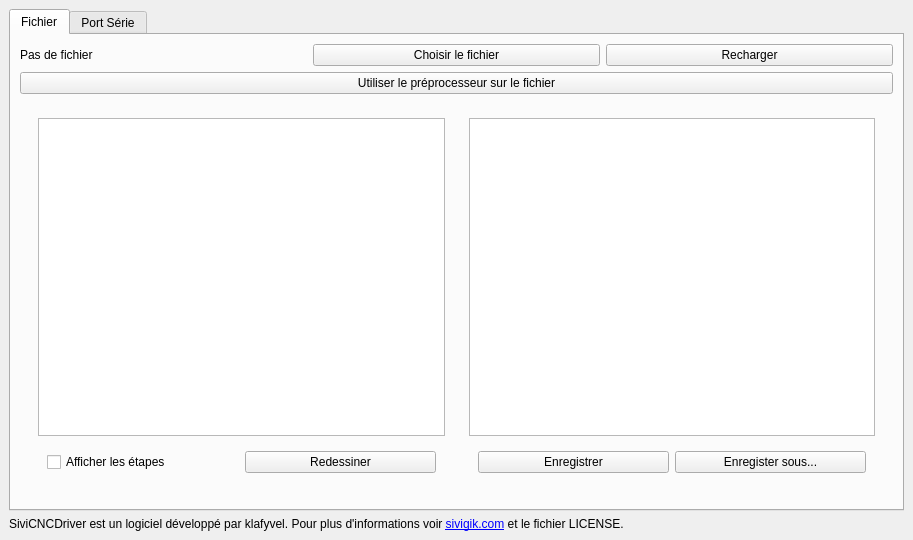
<?xml version="1.0" encoding="UTF-8"?>
<ui version="4.0">
 <class>MainWindow</class>
 <widget class="QMainWindow" name="MainWindow">
  <property name="geometry">
   <rect>
    <x>0</x>
    <y>0</y>
    <width>913</width>
    <height>540</height>
   </rect>
  </property>
  <property name="windowTitle">
   <string>SiviCNCDriver</string>
  </property>
  <property name="windowIcon">
   <iconset>
    <normaloff>rc/siviIcon.png</normaloff>rc/siviIcon.png</iconset>
  </property>
  <property name="tabShape">
   <enum>QTabWidget::Triangular</enum>
  </property>
  <widget class="QWidget" name="centralwidget">
   <layout class="QVBoxLayout" name="verticalLayout_4">
    <item>
     <widget class="QTabWidget" name="tabWidget_2">
      <property name="styleSheet">
       <string notr="true"/>
      </property>
      <property name="currentIndex">
       <number>0</number>
      </property>
      <widget class="QWidget" name="tab_2">
       <attribute name="title">
        <string>Fichier</string>
       </attribute>
       <layout class="QVBoxLayout" name="verticalLayout_9">
        <item>
         <layout class="QHBoxLayout" name="horizontalLayout">
          <item>
           <widget class="QLabel" name="filename">
            <property name="text">
             <string>Pas de fichier</string>
            </property>
           </widget>
          </item>
          <item>
           <widget class="QPushButton" name="btn_file">
            <property name="text">
             <string>Choisir le fichier</string>
            </property>
            <property name="icon">
             <iconset>
              <normaloff>rc/load.png</normaloff>rc/load.png</iconset>
            </property>
           </widget>
          </item>
          <item>
           <widget class="QPushButton" name="btn_reload">
            <property name="text">
             <string>Recharger</string>
            </property>
            <property name="icon">
             <iconset>
              <normaloff>rc/reload.png</normaloff>rc/reload.png</iconset>
            </property>
           </widget>
          </item>
         </layout>
        </item>
        <item>
         <widget class="QPushButton" name="btn_preprocessor">
          <property name="text">
           <string>Utiliser le préprocesseur sur le fichier</string>
          </property>
          <property name="icon">
           <iconset>
            <normaloff>rc/work.png</normaloff>rc/work.png</iconset>
          </property>
         </widget>
        </item>
        <item>
         <widget class="QWidget" name="widget_2" native="true">
          <layout class="QHBoxLayout" name="horizontalLayout_5">
           <item>
            <widget class="QWidget" name="widget" native="true">
             <layout class="QVBoxLayout" name="verticalLayout_5">
              <item>
               <widget class="QGraphicsView" name="fileview">
                <property name="sizeAdjustPolicy">
                 <enum>QAbstractScrollArea::AdjustToContents</enum>
                </property>
                <property name="dragMode">
                 <enum>QGraphicsView::ScrollHandDrag</enum>
                </property>
               </widget>
              </item>
              <item>
               <widget class="QWidget" name="widget_5" native="true">
                <layout class="QHBoxLayout" name="horizontalLayout_8">
                 <item>
                  <widget class="QCheckBox" name="display_draw_steps">
                   <property name="text">
                    <string>Afficher les étapes</string>
                   </property>
                  </widget>
                 </item>
                 <item>
                  <widget class="QPushButton" name="redraw">
                   <property name="text">
                    <string>Redessiner</string>
                   </property>
                   <property name="icon">
                    <iconset>
                     <normaloff>rc/writing.png</normaloff>rc/writing.png</iconset>
                   </property>
                  </widget>
                 </item>
                </layout>
               </widget>
              </item>
             </layout>
            </widget>
           </item>
           <item>
            <widget class="QWidget" name="widget_3" native="true">
             <layout class="QVBoxLayout" name="verticalLayout">
              <item>
               <widget class="QTextEdit" name="code_edit"/>
              </item>
              <item>
               <widget class="QWidget" name="widget_4" native="true">
                <layout class="QHBoxLayout" name="horizontalLayout_7">
                 <item>
                  <widget class="QPushButton" name="btn_save_file">
                   <property name="text">
                    <string>Enregistrer</string>
                   </property>
                   <property name="icon">
                    <iconset>
                     <normaloff>rc/save.png</normaloff>rc/save.png</iconset>
                   </property>
                  </widget>
                 </item>
                 <item>
                  <widget class="QPushButton" name="btn_save_as">
                   <property name="text">
                    <string>Enregister sous...</string>
                   </property>
                   <property name="icon">
                    <iconset>
                     <normaloff>rc/save.png</normaloff>rc/save.png</iconset>
                   </property>
                  </widget>
                 </item>
                </layout>
               </widget>
              </item>
             </layout>
            </widget>
           </item>
          </layout>
         </widget>
        </item>
       </layout>
      </widget>
      <widget class="QWidget" name="tab_3">
       <attribute name="title">
        <string>Port Série</string>
       </attribute>
       <layout class="QHBoxLayout" name="horizontalLayout_2">
        <item>
         <widget class="QGroupBox" name="groupBox">
          <property name="title">
           <string>Moniteur série</string>
          </property>
          <layout class="QVBoxLayout" name="verticalLayout_2">
           <item>
            <widget class="QTextEdit" name="serial_monitor">
             <property name="sizePolicy">
              <sizepolicy hsizetype="Expanding" vsizetype="Minimum">
               <horstretch>0</horstretch>
               <verstretch>0</verstretch>
              </sizepolicy>
             </property>
             <property name="minimumSize">
              <size>
               <width>0</width>
               <height>300</height>
              </size>
             </property>
             <property name="maximumSize">
              <size>
               <width>16777215</width>
               <height>2000</height>
              </size>
             </property>
             <property name="styleSheet">
              <string notr="true">background-color:black;</string>
             </property>
             <property name="readOnly">
              <bool>true</bool>
             </property>
             <property name="html">
              <string>&lt;!DOCTYPE HTML PUBLIC &quot;-//W3C//DTD HTML 4.0//EN&quot; &quot;http://www.w3.org/TR/REC-html40/strict.dtd&quot;&gt;
&lt;html&gt;&lt;head&gt;&lt;meta name=&quot;qrichtext&quot; content=&quot;1&quot; /&gt;&lt;style type=&quot;text/css&quot;&gt;
p, li { white-space: pre-wrap; }
&lt;/style&gt;&lt;/head&gt;&lt;body style=&quot; font-family:'Noto Sans'; font-size:10pt; font-weight:400; font-style:normal;&quot;&gt;
&lt;p style=&quot;-qt-paragraph-type:empty; margin-top:12px; margin-bottom:12px; margin-left:0px; margin-right:0px; -qt-block-indent:0; text-indent:0px; font-family:'Ubuntu'; font-size:11pt;&quot;&gt;&lt;br /&gt;&lt;/p&gt;&lt;/body&gt;&lt;/html&gt;</string>
             </property>
            </widget>
           </item>
           <item>
            <layout class="QHBoxLayout" name="horizontalLayout_4">
             <item>
              <widget class="QLabel" name="label_4">
               <property name="text">
                <string>Commande :</string>
               </property>
              </widget>
             </item>
             <item>
              <widget class="QLineEdit" name="command_edit"/>
             </item>
             <item>
              <widget class="QPushButton" name="btn_command">
               <property name="text">
                <string>Envoyer</string>
               </property>
               <property name="icon">
                <iconset>
                 <normaloff>rc/run.png</normaloff>rc/run.png</iconset>
               </property>
              </widget>
             </item>
            </layout>
           </item>
           <item>
            <widget class="QPushButton" name="btn_send_current_file">
             <property name="text">
              <string>Envoyer le fichier courrant</string>
             </property>
             <property name="icon">
              <iconset>
               <normaloff>rc/upload.png</normaloff>rc/upload.png</iconset>
             </property>
            </widget>
           </item>
          </layout>
         </widget>
        </item>
        <item>
         <widget class="QTabWidget" name="tabWidget">
          <property name="enabled">
           <bool>true</bool>
          </property>
          <property name="currentIndex">
           <number>0</number>
          </property>
          <widget class="QWidget" name="tab_serial">
           <attribute name="title">
            <string>Port série</string>
           </attribute>
           <layout class="QVBoxLayout" name="verticalLayout_3">
            <item>
             <widget class="QWidget" name="trueSerialContainer" native="true">
              <layout class="QVBoxLayout" name="verticalLayout_10">
               <item>
                <layout class="QFormLayout" name="serial_settings">
                 <item row="0" column="0">
                  <widget class="QLabel" name="mulerUnPortSRieLabel">
                   <property name="text">
                    <string>Émuler un port série</string>
                   </property>
                  </widget>
                 </item>
                 <item row="0" column="1">
                  <widget class="QCheckBox" name="chk_fake_serial"/>
                 </item>
                 <item row="1" column="0">
                  <widget class="QLabel" name="label">
                   <property name="text">
                    <string>Baudrate</string>
                   </property>
                  </widget>
                 </item>
                 <item row="1" column="1">
                  <widget class="QComboBox" name="baudrate">
                   <property name="currentIndex">
                    <number>4</number>
                   </property>
                   <item>
                    <property name="text">
                     <string>300</string>
                    </property>
                   </item>
                   <item>
                    <property name="text">
                     <string>1200</string>
                    </property>
                   </item>
                   <item>
                    <property name="text">
                     <string>2400</string>
                    </property>
                   </item>
                   <item>
                    <property name="text">
                     <string>4800</string>
                    </property>
                   </item>
                   <item>
                    <property name="text">
                     <string>9600</string>
                    </property>
                   </item>
                   <item>
                    <property name="text">
                     <string>19200</string>
                    </property>
                   </item>
                   <item>
                    <property name="text">
                     <string>38400</string>
                    </property>
                   </item>
                   <item>
                    <property name="text">
                     <string>57600</string>
                    </property>
                   </item>
                   <item>
                    <property name="text">
                     <string>115200</string>
                    </property>
                   </item>
                   <item>
                    <property name="text">
                     <string>230400</string>
                    </property>
                   </item>
                   <item>
                    <property name="text">
                     <string>250000</string>
                    </property>
                   </item>
                  </widget>
                 </item>
                 <item row="2" column="0">
                  <widget class="QLabel" name="portSRieLabel">
                   <property name="text">
                    <string>Port série</string>
                   </property>
                  </widget>
                 </item>
                 <item row="2" column="1">
                  <widget class="QComboBox" name="serial_ports_list"/>
                 </item>
                 <item row="3" column="1">
                  <widget class="QPushButton" name="btn_serial_ports_list">
                   <property name="text">
                    <string>Lister les ports série</string>
                   </property>
                  </widget>
                 </item>
                </layout>
               </item>
               <item>
                <widget class="QPushButton" name="btn_connect">
                 <property name="text">
                  <string>Connecter</string>
                 </property>
                 <property name="icon">
                  <iconset>
                   <normaloff>rc/connect.png</normaloff>rc/connect.png</iconset>
                 </property>
                </widget>
               </item>
              </layout>
             </widget>
            </item>
           </layout>
          </widget>
          <widget class="QWidget" name="tab_command">
           <attribute name="title">
            <string>Commande</string>
           </attribute>
           <layout class="QVBoxLayout" name="verticalLayout_8">
            <item>
             <widget class="QPushButton" name="btn_set_origin">
              <property name="text">
               <string>Définir l'origine</string>
              </property>
              <property name="icon">
               <iconset>
                <normaloff>rc/origin.png</normaloff>rc/origin.png</iconset>
              </property>
             </widget>
            </item>
            <item>
             <widget class="QGroupBox" name="grp_cmd">
              <property name="title">
               <string>Commande manuelle</string>
              </property>
              <layout class="QVBoxLayout" name="verticalLayout_6">
               <item>
                <layout class="QGridLayout" name="gridLayout_2">
                 <item row="1" column="2">
                  <widget class="QPushButton" name="btn_x_plus">
                   <property name="text">
                    <string>X+</string>
                   </property>
                   <property name="icon">
                    <iconset>
                     <normaloff>rc/right.png</normaloff>rc/right.png</iconset>
                   </property>
                  </widget>
                 </item>
                 <item row="0" column="1">
                  <widget class="QPushButton" name="btn_y_plus">
                   <property name="text">
                    <string>Y+</string>
                   </property>
                   <property name="icon">
                    <iconset>
                     <normaloff>rc/up.png</normaloff>rc/up.png</iconset>
                   </property>
                  </widget>
                 </item>
                 <item row="2" column="1">
                  <widget class="QPushButton" name="btn_y_minus">
                   <property name="text">
                    <string>Y-</string>
                   </property>
                   <property name="icon">
                    <iconset>
                     <normaloff>rc/down.png</normaloff>rc/down.png</iconset>
                   </property>
                  </widget>
                 </item>
                 <item row="1" column="0">
                  <widget class="QPushButton" name="btn_x_minus">
                   <property name="text">
                    <string>X-</string>
                   </property>
                   <property name="icon">
                    <iconset>
                     <normaloff>rc/left.png</normaloff>rc/left.png</iconset>
                   </property>
                  </widget>
                 </item>
                 <item row="0" column="3">
                  <widget class="QPushButton" name="btn_z_plus">
                   <property name="text">
                    <string>Z+</string>
                   </property>
                   <property name="icon">
                    <iconset>
                     <normalon>rc/up.png</normalon>
                    </iconset>
                   </property>
                  </widget>
                 </item>
                 <item row="2" column="3">
                  <widget class="QPushButton" name="btn_z_minus">
                   <property name="text">
                    <string>Z-</string>
                   </property>
                   <property name="icon">
                    <iconset>
                     <normalon>rc/down.png</normalon>
                    </iconset>
                   </property>
                  </widget>
                 </item>
                 <item row="1" column="1">
                  <widget class="QPushButton" name="btn_go_to_zero">
                   <property name="text">
                    <string>Aller à la position
Zéro</string>
                   </property>
                   <property name="icon">
                    <iconset>
                     <normaloff>rc/origin.png</normaloff>rc/origin.png</iconset>
                   </property>
                   <property name="iconSize">
                    <size>
                     <width>64</width>
                     <height>64</height>
                    </size>
                   </property>
                   <property name="flat">
                    <bool>false</bool>
                   </property>
                  </widget>
                 </item>
                </layout>
               </item>
              </layout>
             </widget>
            </item>
            <item>
             <widget class="QGroupBox" name="grp_auto">
              <property name="title">
               <string>Commandes automatiques</string>
              </property>
              <layout class="QVBoxLayout" name="verticalLayout_14">
               <item>
                <widget class="QLabel" name="label_6">
                 <property name="text">
                  <string>Les commandes automatiques permettent d'envoyer des commandes directement en pas afin de régler la machine.</string>
                 </property>
                 <property name="wordWrap">
                  <bool>true</bool>
                 </property>
                </widget>
               </item>
               <item>
                <layout class="QHBoxLayout" name="horizontalLayout_10">
                 <item>
                  <widget class="QLabel" name="label_7">
                   <property name="text">
                    <string>L'axe</string>
                   </property>
                  </widget>
                 </item>
                 <item>
                  <widget class="QComboBox" name="auto_cmd_axis">
                   <item>
                    <property name="text">
                     <string>X</string>
                    </property>
                   </item>
                   <item>
                    <property name="text">
                     <string>Y</string>
                    </property>
                   </item>
                   <item>
                    <property name="text">
                     <string>Z</string>
                    </property>
                   </item>
                  </widget>
                 </item>
                 <item>
                  <widget class="QLabel" name="label_8">
                   <property name="text">
                    <string>effectue</string>
                   </property>
                  </widget>
                 </item>
                 <item>
                  <widget class="QSpinBox" name="auto_cmd_number"/>
                 </item>
                 <item>
                  <widget class="QComboBox" name="auto_cmd_type">
                   <item>
                    <property name="text">
                     <string>aller</string>
                    </property>
                   </item>
                   <item>
                    <property name="text">
                     <string>aller(s)-retour(s)</string>
                    </property>
                   </item>
                  </widget>
                 </item>
                 <item>
                  <widget class="QLabel" name="label_9">
                   <property name="text">
                    <string>de</string>
                   </property>
                  </widget>
                 </item>
                 <item>
                  <widget class="QSpinBox" name="auto_cmd_step">
                   <property name="minimum">
                    <number>1</number>
                   </property>
                   <property name="maximum">
                    <number>1000</number>
                   </property>
                  </widget>
                 </item>
                 <item>
                  <widget class="QLabel" name="label_10">
                   <property name="text">
                    <string>pas.</string>
                   </property>
                  </widget>
                 </item>
                </layout>
               </item>
               <item>
                <widget class="QPushButton" name="btn_run_auto_cmd">
                 <property name="text">
                  <string>Envoyer</string>
                 </property>
                 <property name="icon">
                  <iconset>
                   <normaloff>rc/run.png</normaloff>rc/run.png</iconset>
                 </property>
                </widget>
               </item>
              </layout>
             </widget>
            </item>
           </layout>
          </widget>
          <widget class="QWidget" name="tab_config">
           <attribute name="title">
            <string>Configuration</string>
           </attribute>
           <layout class="QVBoxLayout" name="verticalLayout_11">
            <item>
             <layout class="QHBoxLayout" name="horizontalLayout_9">
              <item>
               <widget class="QLabel" name="label_3">
                <property name="text">
                 <string>Configuration :</string>
                </property>
               </widget>
              </item>
              <item>
               <widget class="QComboBox" name="config_list">
                <item>
                 <property name="text">
                  <string>Nouvelle configuration</string>
                 </property>
                </item>
               </widget>
              </item>
             </layout>
            </item>
            <item>
             <layout class="QGridLayout" name="gridLayout_4">
              <item row="0" column="1">
               <widget class="QGroupBox" name="groupBox_3">
                <property name="sizePolicy">
                 <sizepolicy hsizetype="Preferred" vsizetype="Minimum">
                  <horstretch>0</horstretch>
                  <verstretch>0</verstretch>
                 </sizepolicy>
                </property>
                <property name="title">
                 <string>Axe Y</string>
                </property>
                <layout class="QFormLayout" name="formLayout_2">
                 <item row="0" column="0">
                  <widget class="QLabel" name="modeDePilotageLabel_2">
                   <property name="text">
                    <string>Mode de pilotage</string>
                   </property>
                  </widget>
                 </item>
                 <item row="0" column="1">
                  <widget class="QComboBox" name="drive_y">
                   <item>
                    <property name="text">
                     <string>Normal</string>
                    </property>
                   </item>
                   <item>
                    <property name="text">
                     <string>Couple maximal</string>
                    </property>
                   </item>
                   <item>
                    <property name="text">
                     <string>Demi pas</string>
                    </property>
                   </item>
                  </widget>
                 </item>
                 <item row="1" column="0">
                  <widget class="QLabel" name="ratioLabel_2">
                   <property name="text">
                    <string>Ratio</string>
                   </property>
                  </widget>
                 </item>
                 <item row="1" column="1">
                  <widget class="QDoubleSpinBox" name="ratio_y">
                   <property name="suffix">
                    <string> mm/pas</string>
                   </property>
                  </widget>
                 </item>
                 <item row="2" column="0">
                  <widget class="QLabel" name="jeuLabel_2">
                   <property name="text">
                    <string>Jeu</string>
                   </property>
                  </widget>
                 </item>
                 <item row="2" column="1">
                  <widget class="QDoubleSpinBox" name="play_y">
                   <property name="suffix">
                    <string>  mm</string>
                   </property>
                  </widget>
                 </item>
                 <item row="3" column="0">
                  <widget class="QLabel" name="inverserLAxeLabel_2">
                   <property name="text">
                    <string>Inverser l'axe</string>
                   </property>
                  </widget>
                 </item>
                 <item row="3" column="1">
                  <widget class="QCheckBox" name="reverse_y"/>
                 </item>
                </layout>
               </widget>
              </item>
              <item row="0" column="0">
               <widget class="QGroupBox" name="groupBox_2">
                <property name="sizePolicy">
                 <sizepolicy hsizetype="Preferred" vsizetype="Minimum">
                  <horstretch>0</horstretch>
                  <verstretch>0</verstretch>
                 </sizepolicy>
                </property>
                <property name="title">
                 <string>Axe X</string>
                </property>
                <layout class="QFormLayout" name="formLayout">
                 <item row="0" column="0">
                  <widget class="QLabel" name="modeDePilotageLabel">
                   <property name="text">
                    <string>Mode de pilotage</string>
                   </property>
                  </widget>
                 </item>
                 <item row="0" column="1">
                  <widget class="QComboBox" name="drive_x">
                   <item>
                    <property name="text">
                     <string>Normal</string>
                    </property>
                   </item>
                   <item>
                    <property name="text">
                     <string>Couple maximal</string>
                    </property>
                   </item>
                   <item>
                    <property name="text">
                     <string>Demi pas</string>
                    </property>
                   </item>
                  </widget>
                 </item>
                 <item row="1" column="0">
                  <widget class="QLabel" name="ratioLabel">
                   <property name="text">
                    <string>Ratio</string>
                   </property>
                  </widget>
                 </item>
                 <item row="1" column="1">
                  <widget class="QDoubleSpinBox" name="ratio_x">
                   <property name="suffix">
                    <string> mm/pas</string>
                   </property>
                  </widget>
                 </item>
                 <item row="2" column="0">
                  <widget class="QLabel" name="jeuLabel">
                   <property name="text">
                    <string>Jeu</string>
                   </property>
                  </widget>
                 </item>
                 <item row="2" column="1">
                  <widget class="QDoubleSpinBox" name="play_x">
                   <property name="suffix">
                    <string> mm</string>
                   </property>
                  </widget>
                 </item>
                 <item row="3" column="0">
                  <widget class="QLabel" name="inverserLAxeLabel">
                   <property name="text">
                    <string>Inverser l'axe</string>
                   </property>
                  </widget>
                 </item>
                 <item row="3" column="1">
                  <widget class="QCheckBox" name="reverse_x"/>
                 </item>
                </layout>
               </widget>
              </item>
              <item row="1" column="1">
               <layout class="QVBoxLayout" name="verticalLayout_12">
                <item>
                 <widget class="QPushButton" name="btn_send_config">
                  <property name="text">
                   <string>Envoyer la configuration</string>
                  </property>
                  <property name="icon">
                   <iconset>
                    <normaloff>rc/connect.png</normaloff>rc/connect.png</iconset>
                  </property>
                 </widget>
                </item>
                <item>
                 <widget class="QPushButton" name="btn_save_config">
                  <property name="text">
                   <string>Enregister</string>
                  </property>
                  <property name="icon">
                   <iconset>
                    <normaloff>rc/save.png</normaloff>rc/save.png</iconset>
                  </property>
                 </widget>
                </item>
                <item>
                 <widget class="QPushButton" name="btn_save_config_as">
                  <property name="text">
                   <string>Enregister sous</string>
                  </property>
                  <property name="icon">
                   <iconset>
                    <normaloff>rc/save.png</normaloff>rc/save.png</iconset>
                  </property>
                 </widget>
                </item>
               </layout>
              </item>
              <item row="1" column="0">
               <widget class="QGroupBox" name="groupBox_4">
                <property name="title">
                 <string>Axe Z</string>
                </property>
                <layout class="QFormLayout" name="formLayout_3">
                 <item row="0" column="0">
                  <widget class="QLabel" name="modeDePilotageLabel_3">
                   <property name="text">
                    <string>Mode de pilotage</string>
                   </property>
                  </widget>
                 </item>
                 <item row="0" column="1">
                  <widget class="QComboBox" name="drive_z">
                   <item>
                    <property name="text">
                     <string>Normal</string>
                    </property>
                   </item>
                   <item>
                    <property name="text">
                     <string>Couple maximal</string>
                    </property>
                   </item>
                   <item>
                    <property name="text">
                     <string>Demi pas</string>
                    </property>
                   </item>
                  </widget>
                 </item>
                 <item row="1" column="0">
                  <widget class="QLabel" name="ratioLabel_3">
                   <property name="text">
                    <string>Ratio</string>
                   </property>
                  </widget>
                 </item>
                 <item row="1" column="1">
                  <widget class="QDoubleSpinBox" name="ratio_z">
                   <property name="suffix">
                    <string> mm/pas</string>
                   </property>
                  </widget>
                 </item>
                 <item row="2" column="0">
                  <widget class="QLabel" name="jeuLabel_3">
                   <property name="text">
                    <string>Jeu</string>
                   </property>
                  </widget>
                 </item>
                 <item row="2" column="1">
                  <widget class="QDoubleSpinBox" name="play_z">
                   <property name="suffix">
                    <string> mm</string>
                   </property>
                  </widget>
                 </item>
                 <item row="3" column="0">
                  <widget class="QLabel" name="inverserLAxeLabel_3">
                   <property name="text">
                    <string>Inverser l'axe</string>
                   </property>
                  </widget>
                 </item>
                 <item row="3" column="1">
                  <widget class="QCheckBox" name="reverse_z"/>
                 </item>
                </layout>
               </widget>
              </item>
             </layout>
            </item>
           </layout>
          </widget>
         </widget>
        </item>
       </layout>
      </widget>
     </widget>
    </item>
    <item>
     <widget class="QLabel" name="label_2">
      <property name="text">
       <string>SiviCNCDriver est un logiciel développé par klafyvel. Pour plus d'informations voir &lt;a href=&quot;http://sivigik.com&quot;&gt;sivigik.com&lt;/a&gt; et le fichier LICENSE.</string>
      </property>
      <property name="textFormat">
       <enum>Qt::RichText</enum>
      </property>
     </widget>
    </item>
   </layout>
  </widget>
  <action name="actionSave">
   <property name="text">
    <string>Save</string>
   </property>
   <property name="shortcut">
    <string>Ctrl+S</string>
   </property>
  </action>
  <action name="actionSaveAs">
   <property name="text">
    <string>SaveAs</string>
   </property>
   <property name="shortcut">
    <string>Ctrl+Shift+S</string>
   </property>
  </action>
  <action name="actionRedraw">
   <property name="text">
    <string>Redraw</string>
   </property>
   <property name="shortcut">
    <string>Ctrl+D</string>
   </property>
  </action>
  <action name="actionReload">
   <property name="text">
    <string>Reload</string>
   </property>
   <property name="shortcut">
    <string>Ctrl+R</string>
   </property>
  </action>
 </widget>
 <resources/>
 <connections>
  <connection>
   <sender>command_edit</sender>
   <signal>returnPressed()</signal>
   <receiver>btn_command</receiver>
   <slot>click()</slot>
   <hints>
    <hint type="sourcelabel">
     <x>233</x>
     <y>432</y>
    </hint>
    <hint type="destinationlabel">
     <x>325</x>
     <y>433</y>
    </hint>
   </hints>
  </connection>
 </connections>
</ui>
